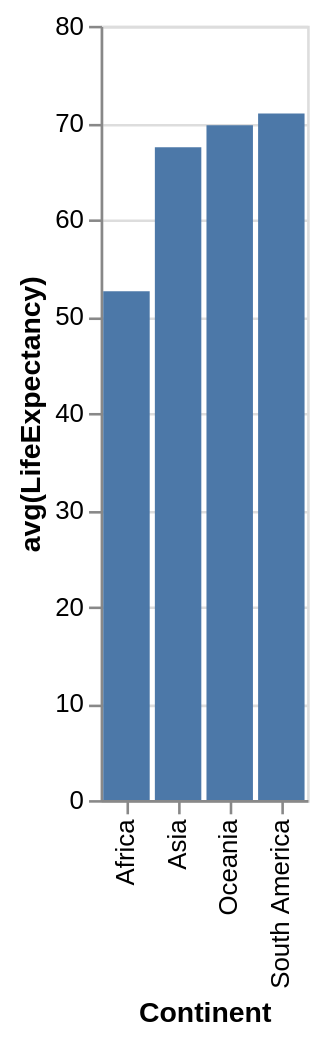

Source (Vega-Lite JSON):
### Vega-Lite specification from a JSON file in a GitHub repository (floating-point values rounded to 4 significant figures)
{"data": {"values": [{"x_data": "Africa", "y_data": 52.57}, {"x_data": "Asia", "y_data": 67.44}, {"x_data": "Oceania", "y_data": 69.72}, {"x_data": "South America", "y_data": 70.95}]}, "mark": "bar", "encoding": {"x": {"field": "x_data", "type": "nominal", "title": "Continent", "sort": {"op": "sum", "field": "y_data", "order": "ascending"}}, "y": {"field": "y_data", "type": "quantitative", "title": "avg(LifeExpectancy)"}}}
